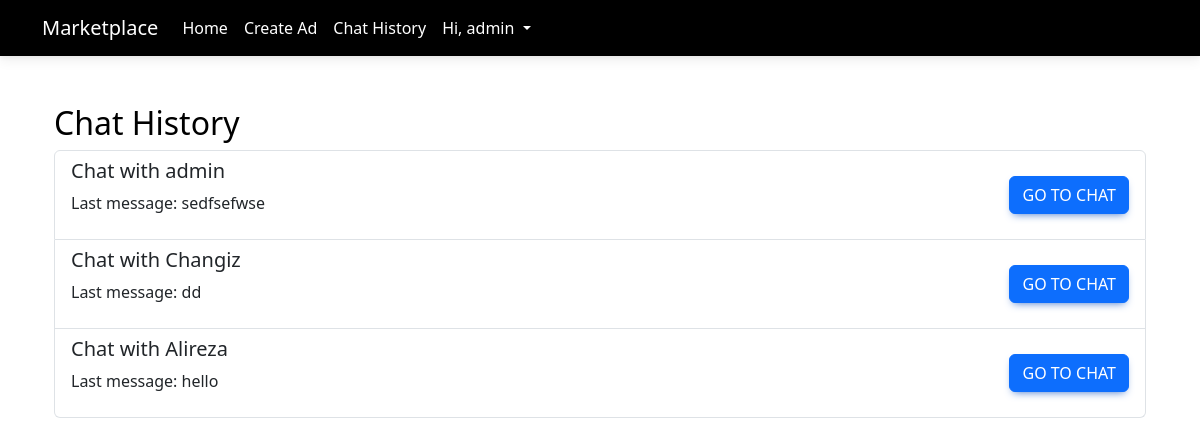
Page /chat-history/ (signed in) on the committed database.
### Main/models.py (models this page shows, shortened)
class Users(AbstractBaseUser, PermissionsMixin):
    id = models.AutoField(primary_key=True)
    username = models.CharField(_("username"),unique=True,max_length=50)
    email = models.EmailField(_("email address"), unique=True)
    is_staff = models.BooleanField(default=False)
    is_active = models.BooleanField(default=True)
    date_joined = models.DateTimeField(default=timezone.now)
    first_name = models.CharField(max_length=20)
    last_name = models.CharField(max_length=30, blank=True)
    phone_number = models.CharField(max_length=20)
    slug = models.SlugField(max_length=200, unique=True)
    USERNAME_FIELD = "username"
    REQUIRED_FIELDS = []
    objects = CustomUserManager()

class Room(models.Model):
    user1 = models.ForeignKey(
        settings.AUTH_USER_MODEL,
        related_name='user1_rooms',
        on_delete=models.CASCADE
    )
    user2 = models.ForeignKey(
        settings.AUTH_USER_MODEL,
        related_name='user2_rooms',
        on_delete=models.CASCADE
    )
    created_at = models.DateTimeField(auto_now_add=True)
    token = models.CharField(max_length=10, unique=True, blank=True, null=True)
    class Meta:
        unique_together = ('user1', 'user2')

class Message(models.Model):
    room = models.ForeignKey(Room, related_name='messages', on_delete=models.CASCADE)
    sender = models.ForeignKey( settings.AUTH_USER_MODEL,
                               related_name='messages',
                               on_delete=models.CASCADE
                               )
    content = models.TextField()
    timestamp = models.DateTimeField(auto_now_add=True)
    updated_at = models.DateTimeField(auto_now=True)

### Main/views.py (the view)
# urls.py: path('chat-history/', chat_history, name='chat_history'),
@login_required
def chat_history(request):
    rooms = Room.objects.filter(user1=request.user) | Room.objects.filter(user2=request.user)
    return render(request, 'Chat/chat_history.html', {'rooms': rooms})

### templates/Chat/chat_history.html
{% extends "base.html" %}
{% block content %}
<div class="container mt-5">
    <h2>Chat History</h2>
    <div class="list-group">
        {% if rooms %}
            {% for room in rooms %}
            <div class="list-group-item d-flex justify-content-between align-items-center">
                <div>
                    <h5>Chat with
                        {% if request.user == room.user1 %}
                            {{ room.user2.username }}
                        {% else %}
                            {{ room.user1.username }}
                        {% endif %}
                    </h5>
                    <p>Last message:
                        {% with room.messages.last as last_message %}
                            {{ last_message.content }}
                        {% endwith %}
                    </p>
                </div>
                <a href="{% url 'room_detail' token=room.token %}" class="btn btn-primary">Go to Chat</a>
            </div>
            {% endfor %}
        {% else %}
            <p>No chat history available.</p>
        {% endif %}
    </div>
</div>
{% endblock %}

### templates/base.html (shortened to what this page needs)
<!DOCTYPE html>
<html lang="en">
{% load static %}
<head>
    <link href="{% static 'css/all.min.css' %}" rel="stylesheet" />
    <link href="{% static 'css/google_css.css' %}" rel="stylesheet" />
    <link href="{% static 'css/mdb.min.css' %}" rel="stylesheet" />
    <link href="https://cdn.jsdelivr.net/npm/bootstrap@5.3.0-alpha1/dist/css/bootstrap.min.css" rel="stylesheet">
</head>
<body>
<nav class="navbar navbar-expand-lg navbar-dark navbar-custom">
    <div class="container">
        <a class="navbar-brand" href="{% url 'home' %}">Marketplace</a>
        <div class="collapse navbar-collapse" id="navbarSupportedContent">
            <ul class="navbar-nav me-auto mb-2 mb-lg-0">
                <li class="nav-item">
                    <a class="nav-link active" aria-current="page" href="{% url 'home' %}">Home</a>
                </li>
                {% if request.user.is_authenticated %}
                <li class="nav-item">
                    <a class="nav-link" href="{% url 'create_advertisement' %}">Create Ad</a>
                </li>
                <li class="nav-item">
                    <a class="nav-link" href="{% url 'chat_history' %}">Chat History</a>
                </li>
                <li class="nav-item dropdown">
                    <a class="nav-link dropdown-toggle" href="#" id="navbarDropdown" role="button" data-bs-toggle="dropdown" aria-expanded="false">
                        Hi, {{ user.username }}
                    </a>
                </li>
                {% endif %}
            </ul>
        </div>
    </div>
</nav>
<div class="container mt-4">
    {% block content %}
    {% endblock %}
</div>
</body>
</html>

### templates/base.html (style rules this page uses)
body { background-color: #fff; color: #000; }
.navbar-custom { background-color: #000; }
.navbar-custom .navbar-brand, .navbar-custom .nav-link { color: #fff; }

### rows in the picture
Users: username "admin"
Room: user2.username "admin", messages.last.content "sedfsefwse"
Room: user1.username "Changiz", messages.last.content "dd"
Room: user1.username "Alireza", messages.last.content "hello"
